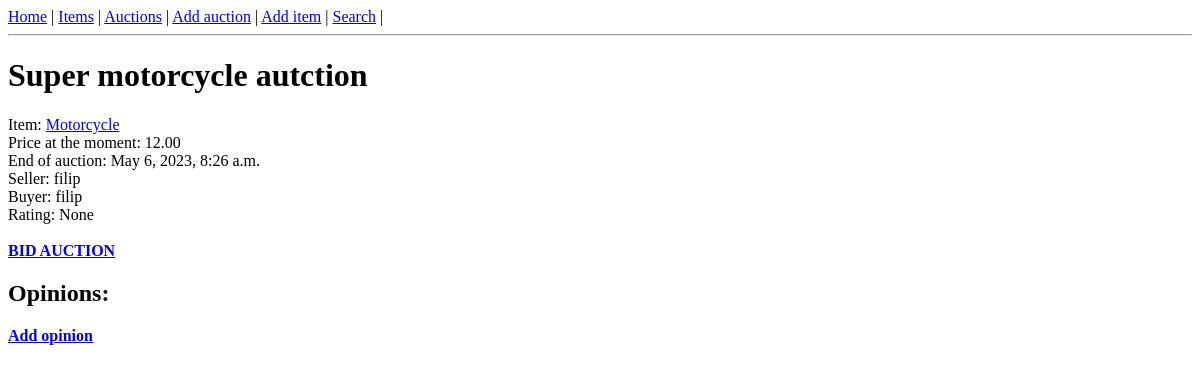
Before: /auction/2 with the older database file.
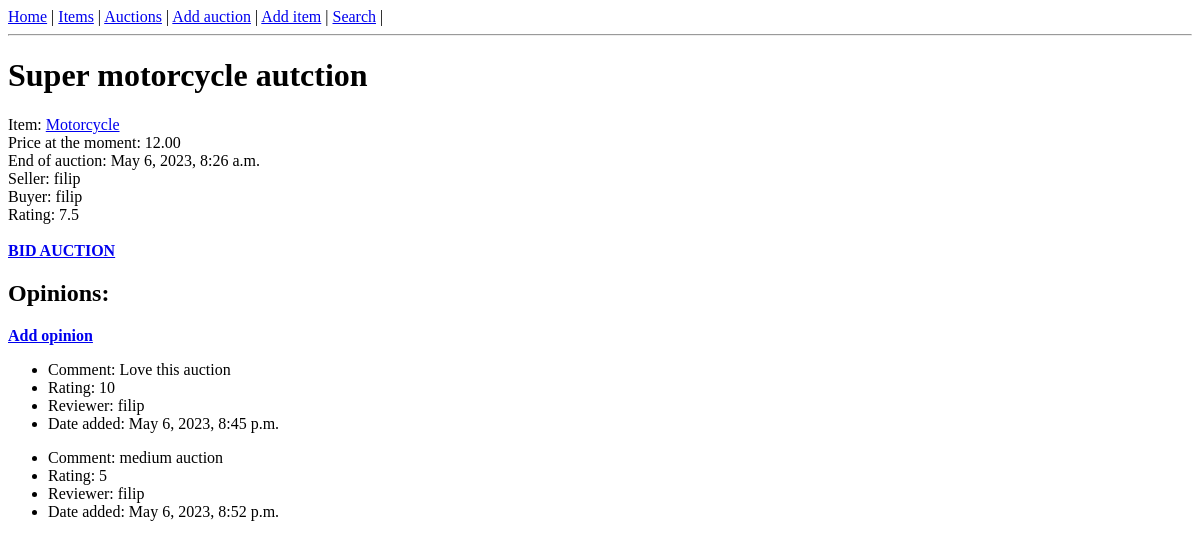
After: the same page with the newer database file.
### auctions/models.py (models this page shows, shortened)
class Auction(models.Model):
    name = models.CharField(max_length=255)
    item = models.ForeignKey(Item, on_delete=models.CASCADE)
    min_price = models.DecimalField(max_digits=10, decimal_places=2)
    buy_now_price = models.DecimalField(max_digits=10, decimal_places=2, null=True, blank=True)
    end_date = models.DateTimeField()
    seller = models.ForeignKey(User, on_delete=models.CASCADE, related_name='seller')
    buyer = models.ForeignKey(User, on_delete=models.CASCADE, blank=True, related_name='buyer', null=True)

class Item(models.Model):
    name = models.CharField(max_length=64)
    description = models.TextField()
    image = models.ImageField(null=True, blank=True, upload_to='images/')
    category = models.ForeignKey(Category, on_delete=models.CASCADE)

class Opinion(models.Model):
    auction = models.ForeignKey(Auction, on_delete=models.CASCADE)
    reviewer = models.ForeignKey(User, on_delete=models.CASCADE)
    rating = models.PositiveIntegerField(validators=[MinValueValidator(1), MaxValueValidator(10)])
    comment = models.TextField()
    date_created = models.DateTimeField(auto_now_add=True)
    date_edited = models.DateTimeField(null=True)

### auctions/views.py (the view)
# urls.py: path('auction/<int:pk>', auctions.AuctionDetails.as_view()),
class AuctionDetails(View):
    template_name = 'auctions/auction_detail.html'
    def get(self, request, *args, **kwargs):
        pk = kwargs['pk']   # Get the primary key of the auction from the URL
        auction = Auction.objects.get(pk=pk)
        opinions = auction.opinion_set.all()
        ratings = []
        for opinion in opinions:
            ratings.append(opinion.rating)  # Get every rating from opinion
        average_rate = average_rating(ratings)  # Count average rating
        context = {
            'auction': auction,
            'opinions': opinions,
            'average_rating': average_rate,
        }
        return render(request, self.template_name, context)

### auctions/utils.py (called while the page is built)
def average_rating(ratings):
    if len(ratings) == 0:
        return None
    ratings_sum = 0
    for rating in ratings:
        ratings_sum += rating
    return ratings_sum / len(ratings)

### auctions/templates/auctions/auction_detail.html (shortened to what this page needs)
{% extends 'auctions/base_template.html' %}
{% block content %}
<h1>{{ auction.name }}</h1>
Item: <a href="/items/{{ auction.item.id }}">{{ auction.item.name }}</a> <br>
Price at the moment: {{ auction.min_price }} <br>
End of auction: {{ auction.end_date }}<br>
Seller: {{ auction.seller }} <br>
Buyer: {{ auction.buyer }}<br>
Rating: {{ average_rating }} <br><br>
<a href="/bid-auction/{{ auction.id }}"><b>BID AUCTION</b></a>
<h2>Opinions:</h2>
<a href="/add-opinion/{{ auction.id }}"><b>Add opinion</b></a>
{% for opinion in opinions %}
<ul>
    <li>Comment: {{ opinion.comment }}</li>
    <li>Rating: {{ opinion.rating }}</li>
    <li>Reviewer: {{ opinion.reviewer }}</li>
    <li>Date added: {{ opinion.date_created }}</li>
</ul>
{% endfor %}
{% endblock %}

### auctions/templates/auctions/base_template.html (shortened to what this page needs)
<!DOCTYPE html>
<html lang="en">
<head>
</head>
<body><a href="/home">Home</a> |
<a href="/items">Items</a> |
<a href="/auctions">Auctions</a> |
<a href="/add-auction">Add auction</a> |
<a href="/add-item">Add item</a> |
<a href="/search">Search</a> |
<hr>
{% block content %}{% endblock %}
</body>
</html>

Changed rows visible on the page:
added Opinion: comment "Love this auction", rating "10", reviewer "filip", date_created "May 6, 2023, 8:45 p.m."
added Opinion: comment "medium auction", rating "5", reviewer "filip", date_created "May 6, 2023, 8:52 p.m."
Other visible differences:
{{ average_rating }}: "None" → "7.5"
